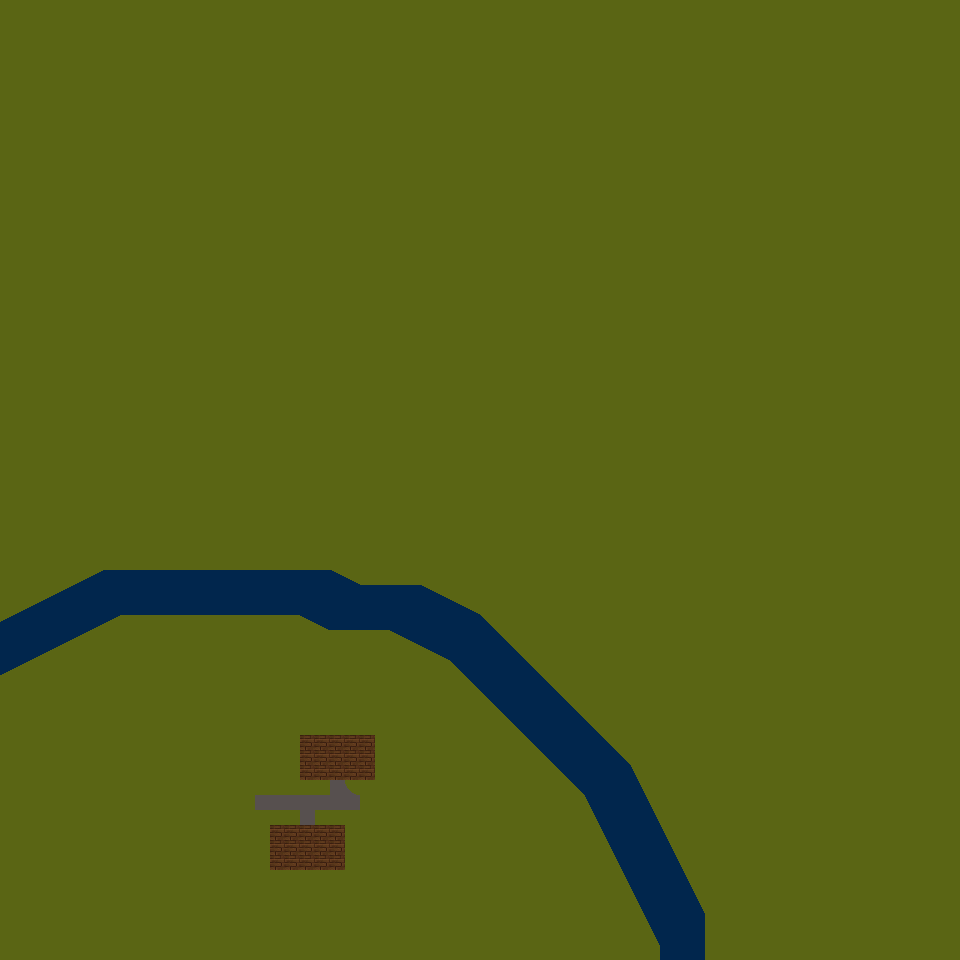

Tiled map render using the project's own tile images. Description and the map definition, with tile-layer contents summarised, below:
An orthogonal 64x64 tile map with 15x15 px tiles, 2 tile layers (Tile Layer 1, Water), 2 tilesets and 7 objects (5x tree, 2x spawner).

<map version="1.9" tiledversion="1.9.2" orientation="orthogonal" renderorder="right-down" width="64" height="64" tilewidth="15" tileheight="15" infinite="0" nextlayerid="8" nextobjectid="21">
 <tileset firstgid="1" source="mastertex.tsx" />
 <tileset firstgid="4097" source="tileobjects.tsx" />
 <layer id="1" name="Tile Layer 1" width="64" height="64">
  <data>[4096 cells, 4096 non-empty, 4 distinct tile ids]</data>
 </layer>
 <layer id="7" name="Water" width="64" height="64">
  <data>[4096 cells, 229 non-empty, 15 distinct tile ids]</data>
 </layer>
 <objectgroup id="4" name="Trees">
  <object id="13" class="tree" gid="4099" x="135" y="810" width="15" height="15">
   <properties>
    <property name="type" value="treedark" />
   </properties>
  </object>
  <object id="14" class="tree" gid="4099" x="195" y="780" width="15" height="15">
   <properties>
    <property name="type" value="treedark" />
   </properties>
  </object>
  <object id="15" class="tree" gid="4099" x="240" y="855" width="15" height="15">
   <properties>
    <property name="type" value="treedark" />
   </properties>
  </object>
  <object id="16" class="tree" gid="4099" x="180" y="885" width="15" height="15">
   <properties>
    <property name="type" value="treedark" />
   </properties>
  </object>
  <object id="17" class="tree" gid="4098" x="270" y="780" width="15" height="15">
   <properties>
    <property name="type" value="rock" />
   </properties>
  </object>
 </objectgroup>
 <objectgroup id="6" name="Spawners">
  <object id="18" class="spawner" gid="4101" x="165" y="705" width="15" height="15">
   <properties>
    <property name="isRoaming" type="bool" value="true" />
    <property name="maxmonsters" type="int" value="5" />
    <property name="monstertype" value="goblin" />
    <property name="spawnradius" type="int" value="3" />
   </properties>
  </object>
  <object id="20" class="spawner" gid="4101" x="390" y="570" width="15" height="15">
   <properties>
    <property name="isRoaming" type="bool" value="true" />
    <property name="maxmonsters" type="int" value="3" />
    <property name="monstertype" value="demon" />
    <property name="spawnradius" type="int" value="3" />
   </properties>
  </object>
 </objectgroup>
</map>
